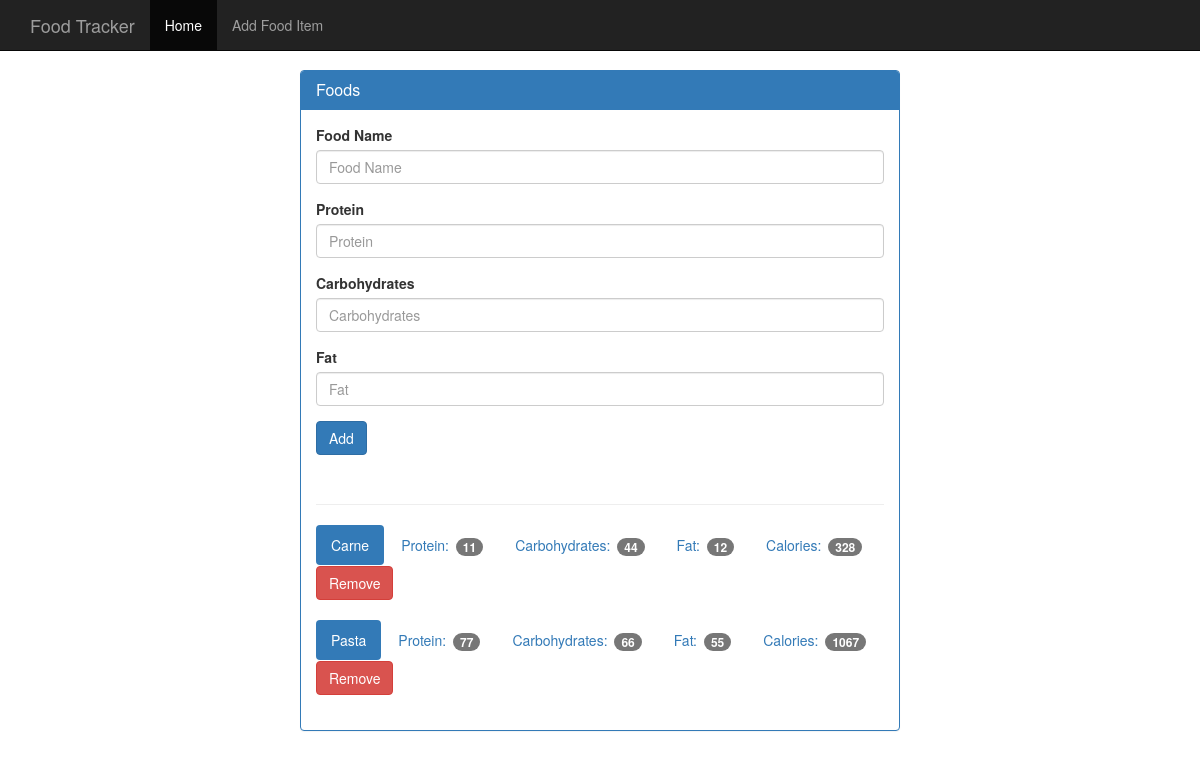
Before: /food with the older database file.
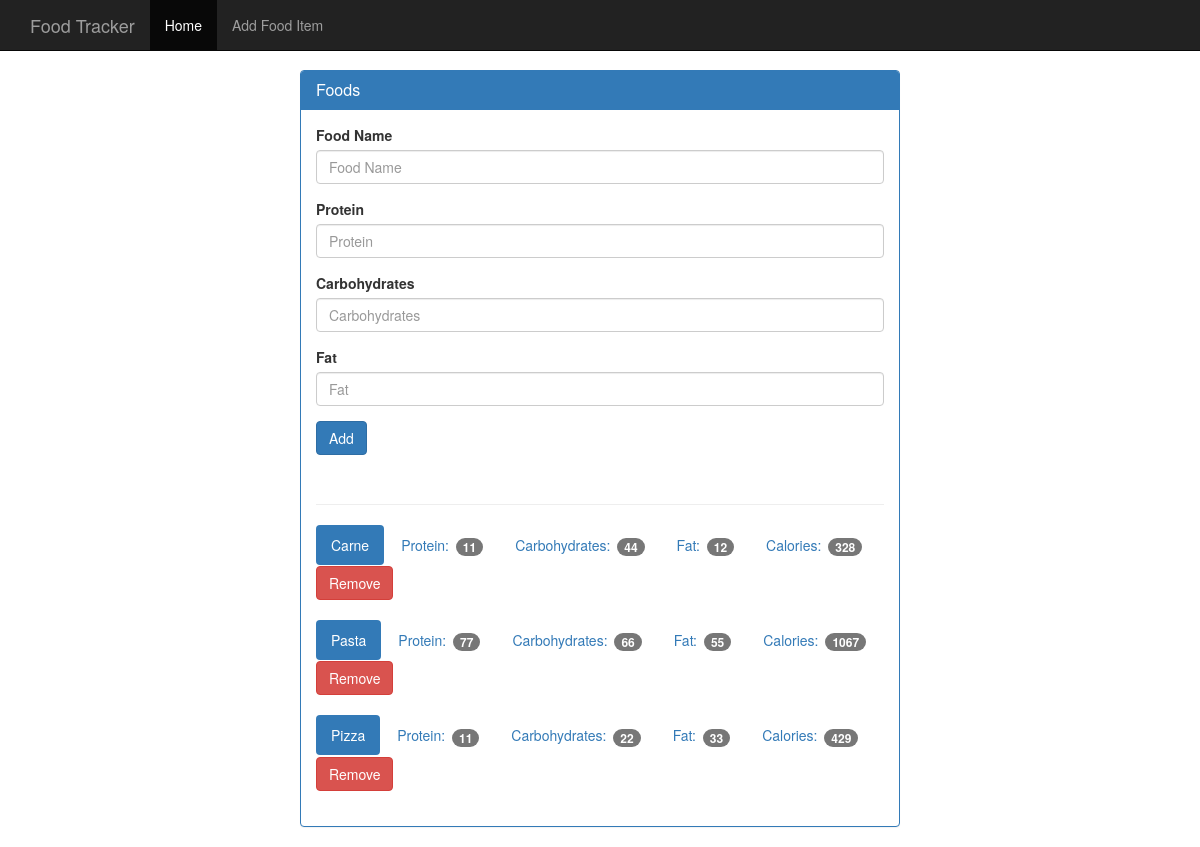
After: the same page with the newer database file.
### tables this page shows
CREATE TABLE food (
    id integer primary key autoincrement,
    name text not null,
    protein integer not null,
    carbohydrates integer not null,
    fats integer not null,
    calories integer not null
);

### modules/routes.py (the view)
    @app.route('/food', methods=['GET', 'POST'])
    def _food():
        if request.method == 'POST':
            if 'add' in request.form:
                handle_new_food(request.form)
            else:
                delete_food(request.form['delete'])
        return render_template('add_food.html', food=get_all_food())

### modules/database.py (called while the page is built)
def init(app: Flask):
    @app.teardown_appcontext
    def _close_db(error):
        if hasattr(g, DB_ATTRIB_NAME):
            get_db().close()
        if error:
            print(error)

def connect_db():
    database = sqlite3.connect(DB_NAME)
    database.row_factory = sqlite3.Row
    return database

def get_db():
    if not hasattr(g, DB_ATTRIB_NAME):
        g.sqlite_db = connect_db()
    return g.sqlite_db

def get_all_food():
    cursor = get_db().execute('select * from food')
    return cursor.fetchall()

### templates/add_food.html (shortened to what this page needs)
{% extends 'base.html' %}
{% block content %}
    <div class="container theme-showcase col-sm-6 col-sm-offset-3" role="main">
      <div class="row">
        <div>
          <div class="panel panel-primary">
            <div class="panel-heading">
              <h3 class="panel-title">Foods</h3>
            </div>
            <div class="panel-body">
              <form method="POST" action="{{ url_for('_food') }}">
                <div class="form-group">
                  <label for="food-name">Food Name</label>
                  <input type="text" name="food" class="form-control" id="food-name" placeholder="Food Name">
                </div>
                <div class="form-group">
                  <label for="protein">Protein</label>
                  <input type="number" name="protein" class="form-control" id="protein" placeholder="Protein">
                </div>
                <div class="form-group">
                  <label for="carbohydrates">Carbohydrates</label>
                  <input type="number" name="carbs" class="form-control" id="carbohydrates" placeholder="Carbohydrates">
                </div>
                <div class="form-group">
                  <label for="fat">Fat</label>
                  <input type="number" name="fat" class="form-control" id="fat" placeholder="Fat">
                </div>
                <button type="submit" class="btn btn-primary">Add</button>
              </form>
              <div class="page-header"></div>
              {% for food_element in food %}
              <ul class="nav nav-pills" role="tablist">
                <li class="active"><a>{{ food_element["name"] }}</a></li>
                <li><a>Protein: <span class="badge">{{ food_element["protein"] }}</span></a></li>
                <li><a>Carbohydrates: <span class="badge">{{ food_element["carbohydrates"] }}</span></a></li>
                <li><a>Fat: <span class="badge">{{ food_element["fats"] }}</span></a></li>
                <li><a>Calories: <span class="badge">{{ food_element["calories"] }}</span></a></li>
                <form method="POST" action="{{ url_for('_food') }}">
                  <button type="submit"  class="btn btn-danger">Remove</button>
                </form>
              </ul>
              <br>
              {% endfor %}
            </div>
          </div>
        </div>
      </div>
    </div>
{% endblock %}

Changed rows visible on the page:
added food: name "Pizza", protein "11", carbohydrates "22", fats "33", calories "429"
